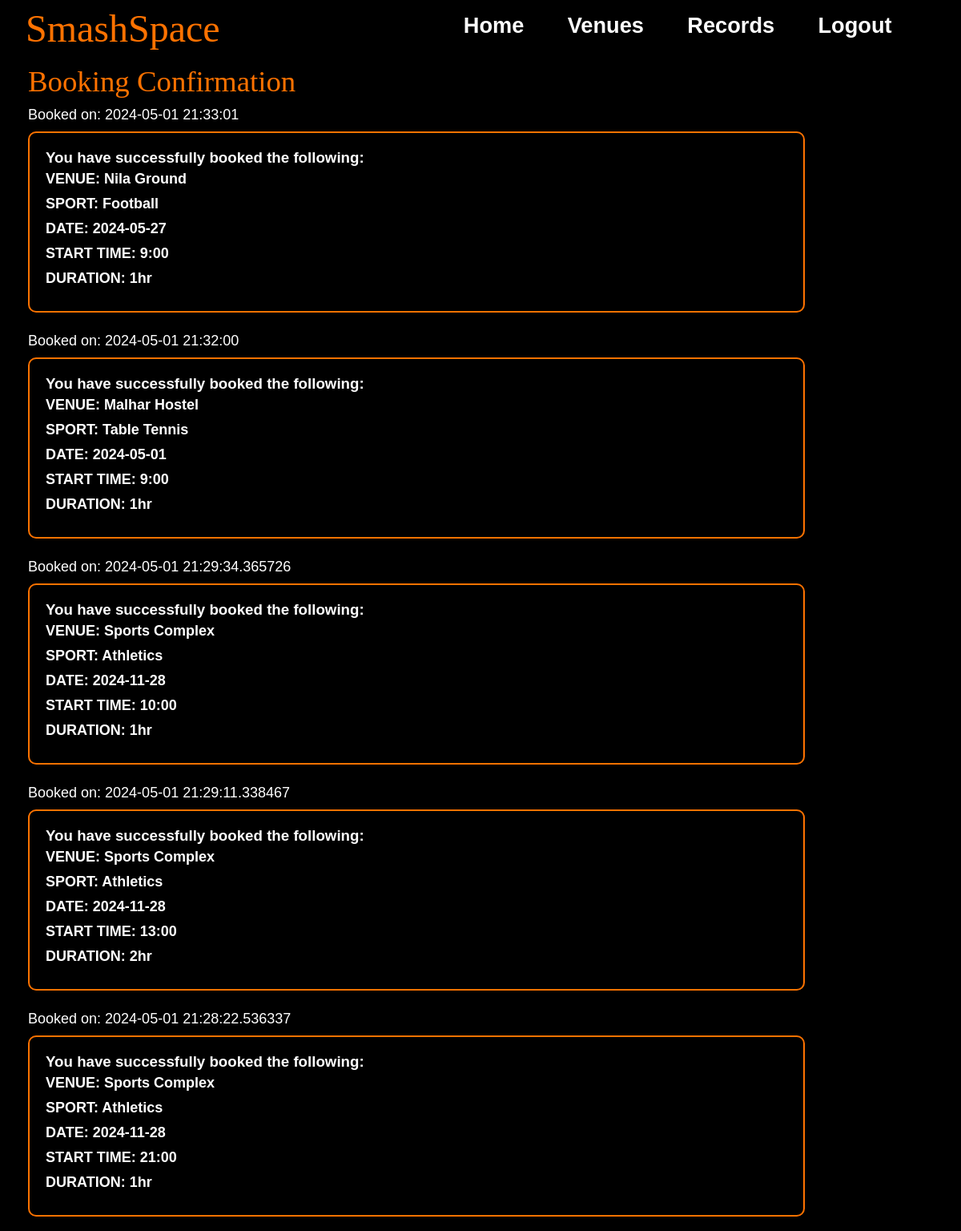
Screenshot of /records (signed in) with the database file from the repository.
### models.py (models this page shows, shortened)
class BookingLog(db.Model):
    BookingID = db.Column(db.Integer, primary_key=True, autoincrement=True)
    UserID = db.Column(db.Integer, db.ForeignKey('user.UserID'), nullable=False)
    VenueID = db.Column(db.Integer, db.ForeignKey('venue.VenueID'), nullable=False)
    SportID = db.Column(db.Integer, db.ForeignKey('sport.SportID'), nullable=False)
    Slot = db.Column(db.String(10),nullable=False)
    Duration = db.Column(db.String(5),nullable=False)
    Date = db.Column(db.String(20), nullable=False)
    BookingTime = db.Column(db.DateTime, nullable=False, default=lambda: datetime.now(timezone("Asia/Kolkata")).replace(microsecond=0))
    User = db.relationship('User', backref='bookings', lazy=True)
    Venue = db.relationship('Venue', backref='bookings', lazy=True)
    Sport = db.relationship('Sport', backref='bookings', lazy=True)
    __table_args__ = (
        UniqueConstraint("UserID",'VenueID', 'SportID', 'Slot', 'Duration', 'Date'),
    )

class Venue(db.Model):
    VenueID = db.Column(db.Integer, primary_key=True, autoincrement = True)
    VenueName = db.Column(db.String(100), nullable=False)
    VenueAddress = db.Column(db.String(500), nullable=False)
    VenueImageURL = db.Column(db.String(200))
    FirstSlot = db.Column(db.Time, nullable = False)
    LastSlot = db.Column(db.Time, nullable = False)
    Sports = db.relationship('Sport', secondary='venue_sport', backref= db.backref('venues', lazy='dynamic'))
    VenueBlog = db.Column(db.String(2000))

class Sport(db.Model):
    SportID = db.Column(db.Integer, primary_key=True, autoincrement=True)
    SportName = db.Column(db.String(100), nullable=False, unique=True)
    SportImageURL= db.Column(db.String(200))

### app.py (the view)
@app.route("/records")
def record():
    logs = BookingLog.query.filter_by(UserID=current_user.get_id()).order_by(desc(BookingLog.BookingTime)).all()
    venues = []
    sports = []
    dates = []
    starts = []
    durations = []
    BookingTimes= []
    for log in logs:
        venue = Venue.query.get(log.VenueID)
        sport = Sport.query.get(log.SportID)
        venues.append(venue)
        sports.append(sport)
        dates.append(log.Date)
        starts.append(log.Slot)
        durations.append(log.Duration)
        BookingTimes.append(log.BookingTime)
    return render_template("Records.html", logs=logs, venues=venues, sports=sports, dates=dates, starts=starts, durations=durations, BookingTimes=BookingTimes)

### app.py (called while the page is built)
@login_manager.user_loader
def load_user(user_id):
    return User.query.get(int(user_id))

### models.py (called while the page is built)
    def get_id(self):
        return str(self.UserID)

### templates/Records.html (shortened to what this page needs)
{% extends 'Base.html' %}
{% block css %}
<link rel="stylesheet" href="/static/css/records.css">
{%endblock%}
{% block content %}
    <p style="color: #ff7200;font-family: fantasy;font-size: 2.3em;margin-bottom: 10px;" >Booking Confirmation</p>
    <ul  id = "UL">
        {% for log in logs %}
            <li id = "time">Booked on: {{ BookingTimes[loop.index0] }}</li>
            <div class = "box">
                    <h3 id = "yhs">You have successfully booked the following:</h3>
              <div id = "data">
                <li>VENUE: {{ venues[loop.index0].VenueName }}</li>
                <li>SPORT: {{ sports[loop.index0].SportName }}</li>
                <li>DATE: {{ dates[loop.index0] }}</li>
                <li>START TIME: {{ starts[loop.index0] }}</li>
                <li>DURATION: {{ durations[loop.index0] }}</li>
              </div>
            </div>
            <br>
        {% endfor %}
    </ul>
{%endblock%}

### static/css/base.css (style rules this page uses)
* { margin: 0; padding: 0; text-decoration: none; box-sizing: border-box; transition: all 0.5s; }
body { background-color: black; max-width: 1000px; margin: 0 auto; }

### static/css/records.css (style rules this page uses)
body { font-family: Arial, sans-serif; margin: 0; padding: 0; color: #333; margin: 80px 0 0 35px; }
ul { list-style-type: none; }
li { margin-bottom: 10px; }
#time { margin-top: 7px; color: #fff; font-size: large; }
.box { border: 2px solid #ff7200; border-radius: 10px; padding: 20px; margin-top: 10px; margin-right: 30px; background-color: #000; color: #fff; box-shadow: 0 0 10px rgba(0, 0, 0, 0.1); }
#data { font-weight:700; font-family:'Trebuchet MS', 'Lucida Sans Unicode', 'Lucida Grande', 'Lucida Sans', Arial, sans-serif; font-size: large; }
#yhs { font-family: 'Lucida Sans', 'Lucida Sans Regular', 'Lucida Grande', 'Lucida Sans Unicode', Geneva, Verdana, sans-serif; margin-bottom: 5px; }

### rows the page displays
BookingLog: BookingTime "2024-05-01 21:33:01", Date "2024-05-27", Slot "9:00", Duration "1hr"
Venue: VenueName "Nila Ground"
Sport: SportName "Football"
BookingLog: BookingTime "2024-05-01 21:32:00", Date "2024-05-01", Slot "9:00", Duration "1hr"
Venue: VenueName "Malhar Hostel"
Sport: SportName "Table Tennis"
BookingLog: BookingTime "2024-05-01 21:29:34.365726", Date "2024-11-28", Slot "10:00", Duration "1hr"
Venue: VenueName "Sports Complex"
Sport: SportName "Athletics"
BookingLog: BookingTime "2024-05-01 21:29:11.338467", Date "2024-11-28", Slot "13:00", Duration "2hr"
BookingLog: BookingTime "2024-05-01 21:28:22.536337", Date "2024-11-28", Slot "21:00", Duration "1hr"
